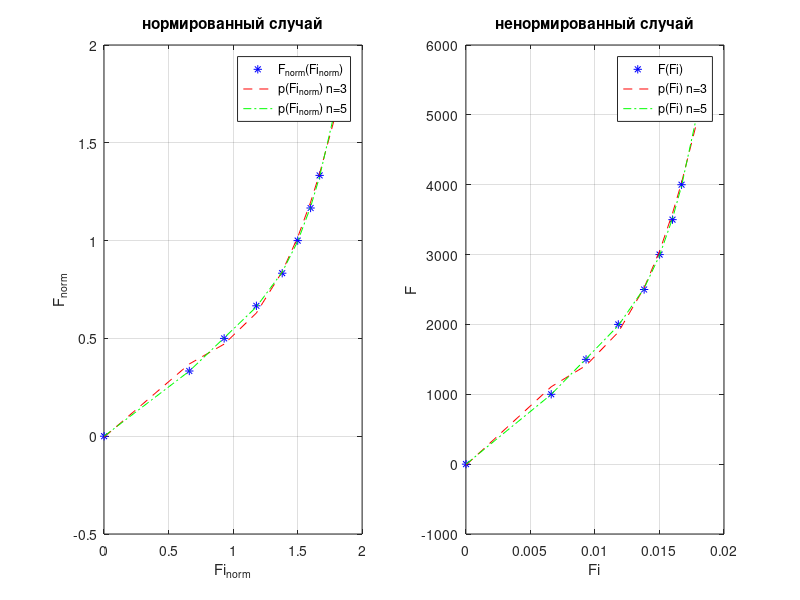

Source code (MATLAB):
% 4 вар

% очистка экрана и рабочего пространства

clc;
clear;
close;

% описываем нашу схему

R0 = 4;
In = 100;
Un = In * R0;

Uv = Un; % 2 з-н Кирхгофа
Iv = 97.2;
Rv = Uv / Iv;

w = 3000; % число витков

k = 1000; % множитель для варианта 4

F = [0 1.0 1.5 2.0 2.5 3.0 3.5 4.0 5.0]' .* k; % ненормированная сила
F_norm = F ./ w; % нормированная сила

Fi_norm = ([0 0.66 0.93 1.18 1.38 1.5 1.6 1.67 1.79] + 0.001)'; % нормированный поток
Fi = Fi_norm.*0.01; % ненормированный поток

% ---------------------------------------------------------
% нормированный случай

% уравнение невязок в матричном виде для n = 3

G1 = [];
G1(:,1) = Fi_norm'.^0;
G1(:,2) = Fi_norm'.^1;
G1(:,3) = Fi_norm'.^2;
G1(:,4) = Fi_norm'.^3;

C1 = inv(G1'*G1)*(G1'*F_norm);
p1 = [C1(4) C1(3) C1(2) C1(1)];
P1 = polyval(p1, Fi_norm);

% функционал точности для n = 3

Jnorm3 = (F_norm-G1*C1)'*(F_norm-G1*C1)

% уравнение невязок в матричном виде для n = 5

G2 = [];
G2(:,1) = Fi_norm'.^0;
G2(:,2) = Fi_norm'.^1;
G2(:,3) = Fi_norm'.^2;
G2(:,4) = Fi_norm'.^3;
G2(:,5) = Fi_norm'.^4;
G2(:,6) = Fi_norm'.^5;

C2 = inv(G2'*G2)*(G2'*F_norm);
p2 = [C2(6) C2(5) C2(4) C2(3) C2(2) C2(1)];
P2 = polyval(p2, Fi_norm);

% функционал точности для n = 5

Jnorm5= (F_norm-G2*C2)'*(F_norm-G2*C2)

% строим правый график

subplot(1, 2, 1); % одно окно по вертикали 2 по горизонтали, работаем с 1-ым окном
plot(Fi_norm, F_norm,'b*', Fi_norm, P1, 'r--', Fi_norm, P2, 'g-.');
legend('F_n_o_r_m(Fi_n_o_r_m)', 'p(Fi_n_o_r_m) n=3', 'p(Fi_n_o_r_m) n=5');
title('нормированный случай');
xlabel('Fi_n_o_r_m');
ylabel('F_n_o_r_m');
grid on;

% ---------------------------------------------------------
% ненормированный случай

% уравнение невязок в матричном виде для n = 3

G3 = [];
G3(:,1) = Fi'.^0;
G3(:,2) = Fi'.^1;
G3(:,3) = Fi'.^2;
G3(:,4) = Fi'.^3;

C3 = inv(G3'*G3)*(G3'*F);
p3 = [C3(4) C3(3) C3(2) C3(1)];
P3 = polyval(p3, Fi);

% функционал точности для n = 3

Jnenorm3 = (F-G3*C3)'*(F-G3*C3)

% уравнение невязок в матричном виде для n = 5

G4 = [];
G4(:,1) = Fi' .^ 0;
G4(:,2) = Fi' .^ 1;
G4(:,3) = Fi' .^ 2;
G4(:,4) = Fi' .^ 3;
G4(:,5) = Fi' .^ 4;
G4(:,6) = Fi' .^ 5;

C4 = inv(G4'*G4)*(G4'*F);
p4 = [C4(6) C4(5) C4(4) C4(3) C4(2) C4(1)];
P4 = polyval(p4,Fi);

% функционал точности для n = 5

Jnenorm5 = (F-G4*C4)'*(F-G4*C4)

% строим левый график

subplot(1, 2, 2); % работаем с 2-ым окном
plot(Fi, F, 'b*', Fi, P3, 'r--', Fi, P4, 'g-.');
legend('F(Fi)', 'p(Fi) n=3', 'p(Fi) n=5');
title('ненормированный случай');
xlabel('Fi');
ylabel('F');
grid on;